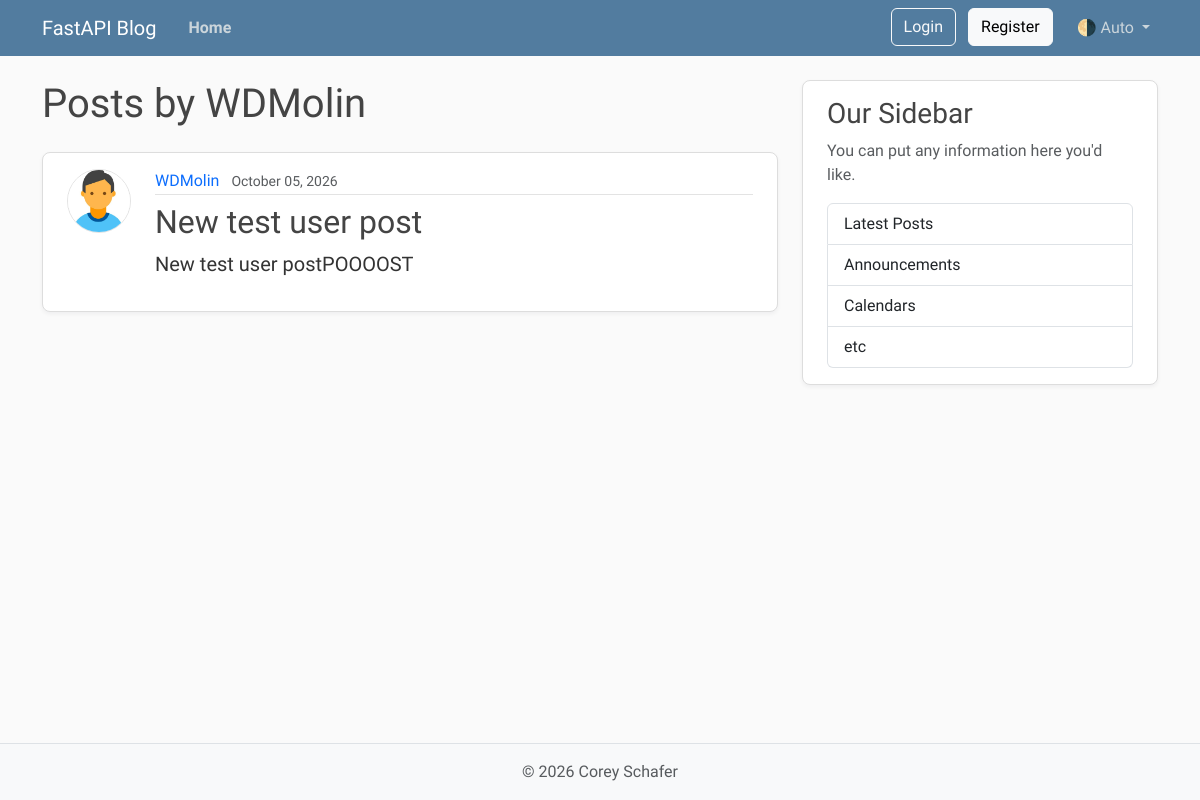
Before: /users/1/posts with the older database file.
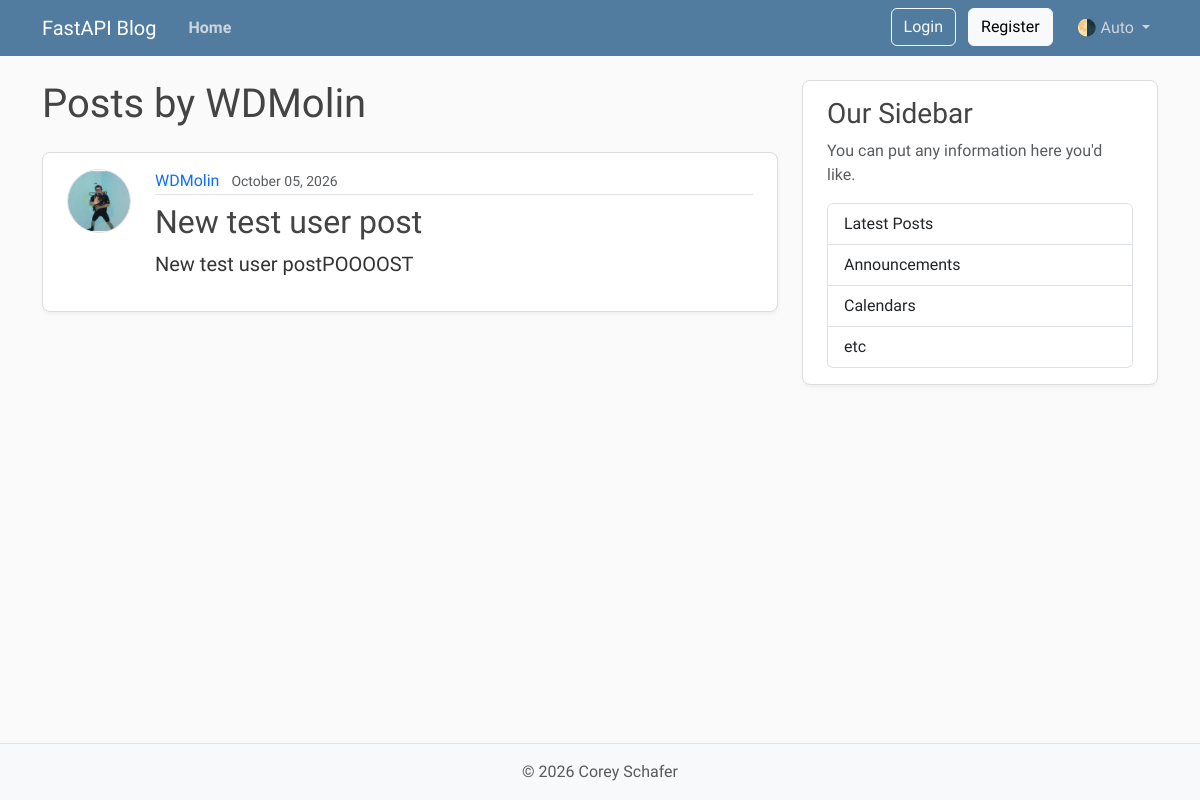
After: the same page with the newer database file.
### models.py (models this page shows, shortened)
class User(Base):
    __tablename__ = "users"
    id: Mapped[int] = mapped_column(Integer, primary_key=True, index=True)
    username: Mapped[str] = mapped_column(String(50), unique=True, nullable=False)
    email: Mapped[str] = mapped_column(String(120), unique=True, nullable=False)
    password_hash: Mapped[str] = mapped_column(String(200), nullable=False)
    image_file: Mapped[str | None] = mapped_column(
        String(200),
        nullable=True,
        default=None,
    )
    posts: Mapped[list[Post]] = relationship(
        back_populates="author",
        cascade="all, delete-orphan",
    )

class Post(Base):
    __tablename__ = "posts"
    id: Mapped[int] = mapped_column(Integer, primary_key=True, index=True)
    title: Mapped[str] = mapped_column(String(100), nullable=False)
    content: Mapped[str] = mapped_column(Text, nullable=False)
    user_id: Mapped[int] = mapped_column(
        ForeignKey("users.id"),
        nullable=False,
        index=True,
    )
    date_posted: Mapped[datetime] = mapped_column(
        DateTime(timezone=True),
        default=lambda: datetime.now(UTC),
    )
    author: Mapped[User] = relationship(back_populates="posts")

### main.py (the view)
@app.get("/users/{user_id}/posts", include_in_schema=False, name="user_posts")
async def user_posts_page(
    request: Request,
    user_id: int,
    db: Annotated[AsyncSession, Depends(get_db)],
):
    result = await db.execute(select(models.User).where(models.User.id == user_id))
    user = result.scalars().first()
    if not user:
        raise HTTPException(
            status_code=status.HTTP_404_NOT_FOUND,
            detail="User not found",
        )
    result = await db.execute(
        select(models.Post)
        .options(selectinload(models.Post.author))
        .where(models.Post.user_id == user_id)
        .order_by(models.Post.date_posted.desc()),
    )
    posts = result.scalars().all()
    return templates.TemplateResponse(
        request,
        "user_posts.html",
        {"posts": posts, "user": user, "title": f"{user.username}'s Posts"},
    )

### templates/user_posts.html
{% extends "layout.html" %}
{% block content %}
  <h1 class="mb-4">Posts by {{ user.username }}</h1>
  {% for post in posts %}
    <article class="content-section py-3 px-4 mb-4">
      <div class="d-flex align-items-start gap-4">
        <img class="rounded-circle article-img flex-shrink-0"
             src="{{ post.author.image_path }}"
             alt="{{ post.author.username }}'s profile picture"
             width="64"
             height="64"
             loading="lazy">
        <div class="flex-grow-1">
          <div class="article-metadata mb-2">
            <a class="me-2"
               href="{{ url_for('user_posts', user_id=post.author.id) }}">{{ post.author.username }}</a>
            <small class="text-body-secondary">{{ post.date_posted.strftime("%B %d, %Y") }}</small>
          </div>
          <h2>
            <a class="article-title"
               href="{{ url_for('post_page', post_id=post.id) }}">{{ post.title }}</a>
          </h2>
          <p class="article-content">{{ post.content }}</p>
        </div>
      </div>
    </article>
  {% else %}
    <p class="text-body-secondary">No posts by this user yet.</p>
  {% endfor %}
{% endblock content %}

### templates/layout.html (shortened to what this page needs)
<!DOCTYPE html>
<html lang="en">
    <head>
        <link href="https://cdn.jsdelivr.net/npm/bootstrap@5.3.8/dist/css/bootstrap.min.css"
              rel="stylesheet"
>
        <link rel="stylesheet"
              type="text/css"
              href="{{ url_for("static", path='css/main.css') }}">
    </head>
    <body class="d-flex flex-column min-vh-100">
        <header class="site-header">
            <nav class="navbar navbar-expand-md bg-steel fixed-top"
                 data-bs-theme="dark">
                <div class="container">
                    <a class="navbar-brand me-4" href="{{ url_for("home") }}">FastAPI Blog</a>
                    <div class="collapse navbar-collapse" id="navbarToggle">
                        <div class="navbar-nav me-auto">
                            <a class="nav-link active"
                               aria-current="page"
                               href="{{ url_for("home") }}">Home</a>
                        </div>
                        <div class="navbar-nav">
                            <div id="loggedOutNav">
                                <a class="btn btn-outline-light mb-2 mb-md-0 me-md-2"
                                   href="{{ url_for("login_page") }}">Login</a>
                                <a class="btn btn-light mb-2 mb-md-0 me-md-3"
                                   href="{{ url_for("register_page") }}">Register</a>
                            </div>
                            <div class="nav-item dropdown">
                                <a class="nav-link dropdown-toggle"
                                   href="#"
                                   role="button"
                                   id="bd-theme"
                                   data-bs-toggle="dropdown"
                                   aria-expanded="false">
                                    <span id="bd-theme-text">🌗 Auto</span>
                                </a>
                            </div>
                        </div>
                    </div>
                </div>
            </nav>
        </header>
        <main role="main" class="container">
            <div class="row">
                <div class="col-md-8">
                    {% block content %}
                    {% endblock content %}
                </div>
                <aside class="col-md-4">
                    <div class="content-section py-3 px-4 mb-4">
                        <h3>Our Sidebar</h3>
                        <p class="text-body-secondary">You can put any information here you'd like.</p>
                        <ul class="list-group">
                            <li class="list-group-item">Latest Posts</li>
                            <li class="list-group-item">Announcements</li>
                            <li class="list-group-item">Calendars</li>
                            <li class="list-group-item">etc</li>
                        </ul>
                    </div>
                </aside>
            </div>
        </main>
        <footer class="mt-auto py-3 bg-body-tertiary border-top">
            <div class="container text-center">
                <p class="text-body-secondary mb-0">
                    © <span id="year"></span> Corey Schafer
                </p>
            </div>
        </footer>
    </body>
</html>

### static/css/main.css (style rules this page uses)
:root { --font-heading: "Montserrat", system-ui, -apple-system, BlinkMacSystemFont, sans-serif; --font-body: "Nunito", system-ui, -apple-system, BlinkMacSystemFont, sans-serif; --color-bg-body: #fafafa; --color-bg-content: #ffffff; --color-text-primary: #333333; --color-text-heading: #444444; --color-steel: #527c9f; --color-nav-link: #cbd5db; --color-nav-link-hover: #ffffff; --color-link-hover: #428bca; --color-border: #dddddd; --color-border-light: #e3e3e3; --spacing-xl: 5rem; --article-img-size: 4rem; --account-img-size: 7.813rem; }
body { font-family: var(--font-body); background: var(--color-bg-body); color: var(--color-text-primary); }
main { padding-top: var(--spacing-xl); }
h1, h2, h3, h4, h5, h6 { font-family: var(--font-heading); color: var(--color-text-heading); }
.navbar-brand { font-family: var(--font-heading); }
a { text-decoration: none; }
.bg-steel { background-color: var(--color-steel); }
.site-header .navbar-nav .nav-link { color: var(--color-nav-link); transition: color 0.2s ease-in-out; }
.site-header .navbar-nav .nav-link.active { font-weight: 600; }
.content-section { background: var(--color-bg-content); border: 1px solid var(--color-border); border-radius: 0.5rem; box-shadow: 0 2px 4px rgba(15, 23, 42, 0.05); transition: box-shadow 0.15s ease, transform 0.15s ease, border-color 0.15s ease; }
.article-title { color: var(--color-text-heading); transition: color 0.2s ease-in-out; }
.article-content { white-space: pre-line; font-size: 1.25rem; }
.article-img { height: var(--article-img-size); width: var(--article-img-size); flex-shrink: 0; object-fit: cover; border: 1px solid var(--color-border-light); box-shadow: 0 0 0 2px var(--color-bg-content); }
.article-metadata { padding-bottom: 0.063rem; border-bottom: 1px solid var(--color-border-light); }
.article-metadata a { transition: color 0.2s ease-in-out; }
[data-bs-theme="dark"] { --color-bg-body: #1a1a1a; --color-bg-content: #2d2d2d; --color-text-primary: #e0e0e0; --color-text-heading: #f0f0f0; --color-border: #404040; --color-border-light: #4a4a4a; }

Changed rows visible on the page:
changed through a linked row, Post "New test user post": author.image_path: picture added in place of a placeholder
